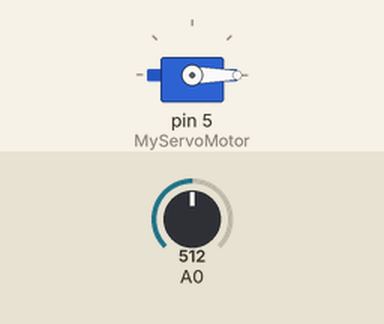
Simulated run of this sketch. Board: Arduino Uno, built with avr-gcc and run on an emulated ATmega328P. Shown: servo. The inputs (shaded band) are chosen by the test bench; at power-on: A0 = 512.

Above: at 1.2 s.
1.3 s: A0 set to 306
At 1.8 s:
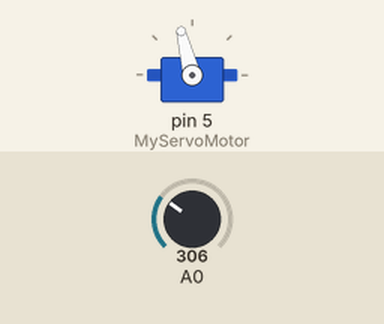
2.8 s: A0 set to 122
At 3.1 s:
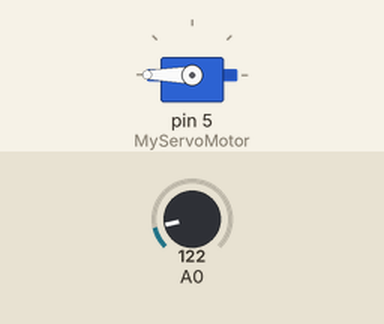
4.3 s: A0 set to 511
At 5.5 s:
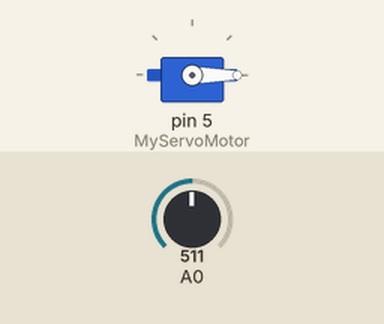
5.8 s: A0 set to 0
At 6.8 s:
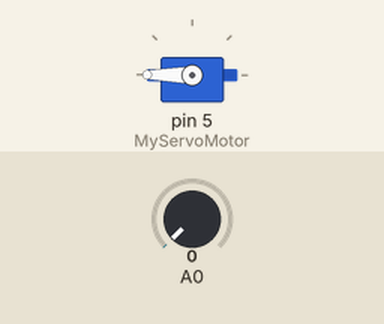
Timing chart, 0 to 8.3 s (numbered marks = the images above; inputs shaded):
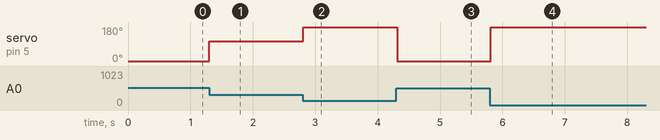

The sketch:

L10_Servo_Orientation.ino
```cpp
#include <Servo.h>

Servo MyServoMotor;

void setup()
{
  MyServoMotor.attach(5);
}

void loop()
{
  int Orientation = analogRead(0);
  int ServoPosition = map(Orientation, 200, 450, 179, 0);
  MyServoMotor.write(ServoPosition);
  delay(100);
}
```

Measured:
- after the input at 1.3 s, servo on pin 5 (MyServoMotor): 0° → 104° at once
- after the input at 2.8 s, servo on pin 5 (MyServoMotor): 104° → 180° at once
- after the input at 4.3 s, servo on pin 5 (MyServoMotor): 180° → 0° at once
- after the input at 5.8 s, servo on pin 5 (MyServoMotor): 0° → 180° at once
